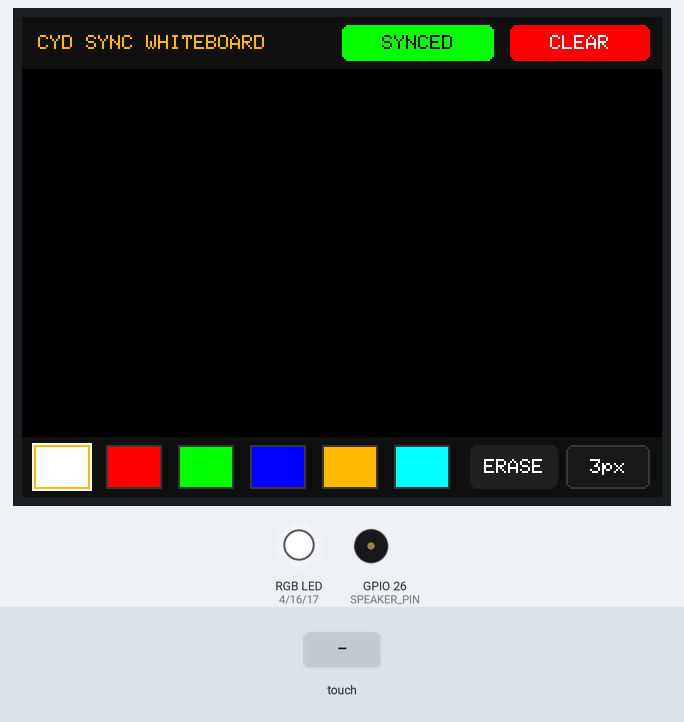
A program run on a simulated ESP32. Shown: 320×240 colour display, an RGB LED mixed from three pins (HIGH = lit), buzzer (waves = sounding). Inputs (shaded band) come from the test bench. What the program prints to the serial monitor is not drawn.

Above: at 0.6 s.
At 4.6 s:
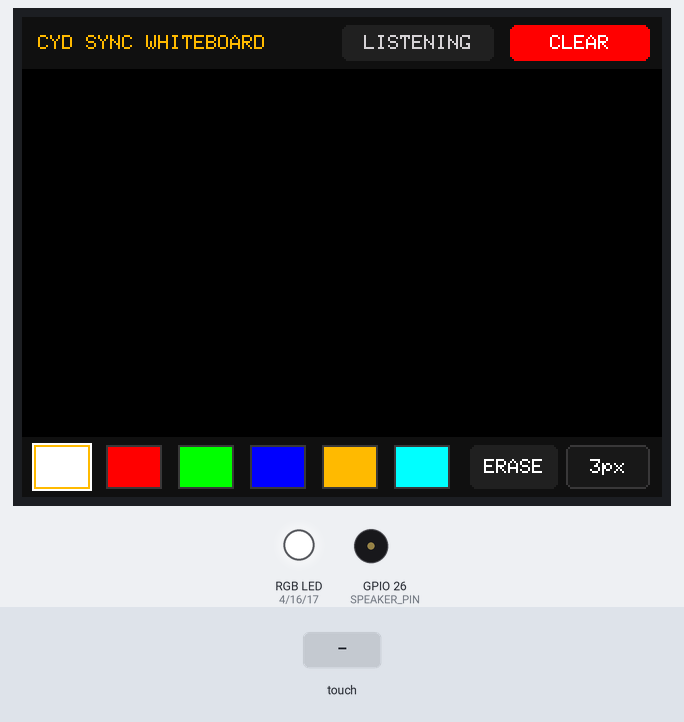
4.7 s: touch panel pressed at 13 % / 10 % of its raw x / y range
7.5 s: touch panel pressed at 38 % / 90 % of its raw x / y range
At 8.5 s:
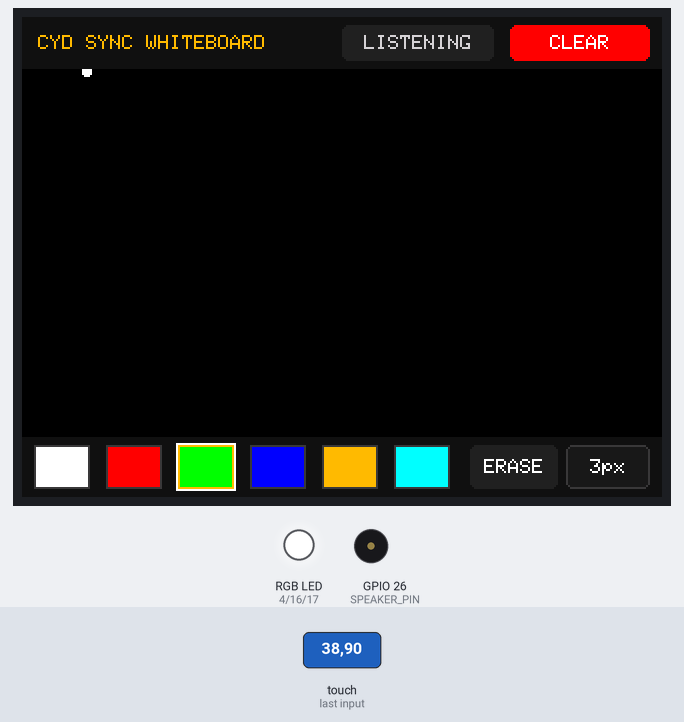
9.0 s: touch panel pressed at 38 % / 10 % of its raw x / y range
11.5 s: touch panel pressed at 13 % / 90 % of its raw x / y range
At 12.7 s:
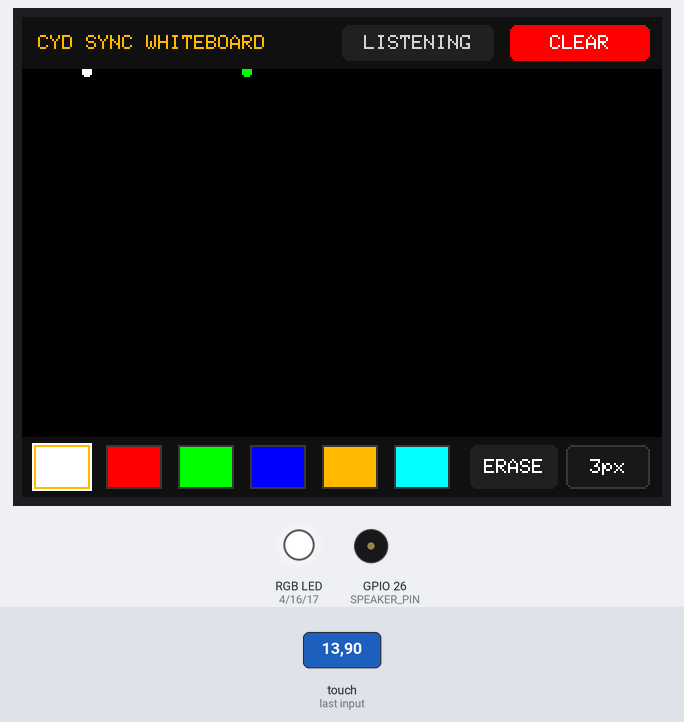
Timing chart, 0 to 14.0 s (numbered marks = the images above; inputs shaded):
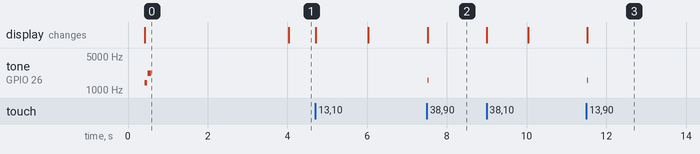

The program:

main.cpp
```cpp
/**
 * @file main.cpp
 * @brief 32 - CYD-to-CYD Synchronous Collaborative Touch Whiteboard
 * @author Tushar Aggarwal (tushar2704)
 * @repository https://github.com/tushar2704/Cheap-Yellow-Display-Community
 *
 * Community Channels:
 * - Tech & Coding: https://youtube.com/@IamNotIntoTech
 * - 3D Printing & Enclosure: https://youtube.com/@Makerrdesigns
 *
 * Hardware:
 * - Two or more ESP32-2432S028R Cheap Yellow Displays
 * - Protocol: Raw ESP-NOW (Sub-5ms Vector Segment Streaming)
 * - Speakers: FM8002A (GPIO 26)
 * - RGB LEDs: GPIO 4, 16, 17
 */

#include <Arduino.h>
#include <SPI.h>
#include <WiFi.h>
#include <esp_now.h>
#include <TFT_eSPI.h>
#include <XPT2046_Touchscreen.h>

// Hardware Pin Definitions
#define XPT2046_IRQ   36
#define XPT2046_MOSI  13
#define XPT2046_MISO  12
#define XPT2046_CLK   14
#define XPT2046_CS    33

#define LED_RED       4
#define LED_GREEN     16
#define LED_BLUE      17
#define SPEAKER_PIN   26

// Touchscreen Calibration
#define TS_MINX 300
#define TS_MAXX 3800
#define TS_MINY 200
#define TS_MAXY 3700

// Initialize Display & Touch
TFT_eSPI tft = TFT_eSPI();
SPIClass touchSPI(VSPI);
XPT2046_Touchscreen ts(XPT2046_CS, XPT2046_IRQ);

// Packet Definitions
#define PKT_DRAW_SEGMENT 0x01
#define PKT_CLEAR_CANVAS 0x02
#define PKT_PING         0x03

struct __attribute__((packed)) StrokePacket {
  uint8_t msgType;
  int16_t x0;
  int16_t y0;
  int16_t x1;
  int16_t y1;
  uint16_t color;
  uint8_t width;
};

uint8_t broadcastMac[] = {0xFF, 0xFF, 0xFF, 0xFF, 0xFF, 0xFF};

// State
uint16_t currentColor = TFT_WHITE;
uint8_t currentStrokeWidth = 2; // 1 = thin, 3 = thick
bool isEraser = false;
int lastTouchX = -1;
int lastTouchY = -1;
bool wasTouching = false;
unsigned long lastPeerSeen = 0;

void setRgb(bool r, bool g, bool b) {
  digitalWrite(LED_RED, r ? LOW : HIGH);
  digitalWrite(LED_GREEN, g ? LOW : HIGH);
  digitalWrite(LED_BLUE, b ? LOW : HIGH);
}

void playBeep(int freq, int dur) {
  tone(SPEAKER_PIN, freq, dur);
}

void drawThickLine(int x0, int y0, int x1, int y1, uint16_t color, uint8_t width) {
  if (width <= 1) {
    tft.drawLine(x0, y0, x1, y1, color);
  } else {
    // Render circle brush caps for smooth vector lines
    tft.drawLine(x0, y0, x1, y1, color);
    tft.drawLine(x0 + 1, y0, x1 + 1, y1, color);
    tft.drawLine(x0, y0 + 1, x1, y1 + 1, color);
    tft.fillCircle(x0, y0, width, color);
    tft.fillCircle(x1, y1, width, color);
  }
}

void clearCanvasLocal() {
  tft.fillRect(0, 26, 320, 184, TFT_BLACK);
}

void sendStrokePacket(uint8_t type, int16_t x0, int16_t y0, int16_t x1, int16_t y1, uint16_t col, uint8_t w) {
  StrokePacket pkt;
  pkt.msgType = type;
  pkt.x0 = x0;
  pkt.y0 = y0;
  pkt.x1 = x1;
  pkt.y1 = y1;
  pkt.color = col;
  pkt.width = w;
  esp_now_send(broadcastMac, (uint8_t*)&pkt, sizeof(pkt));
}

// Receive Callback
void onDataRecv(const uint8_t *mac, const uint8_t *data, int len) {
  if (len == sizeof(StrokePacket)) {
    StrokePacket pkt;
    memcpy(&pkt, data, sizeof(pkt));
    lastPeerSeen = millis();

    if (pkt.msgType == PKT_DRAW_SEGMENT) {
      // Draw remote stroke
      drawThickLine(pkt.x0, pkt.y0, pkt.x1, pkt.y1, pkt.color, pkt.width);
    } else if (pkt.msgType == PKT_CLEAR_CANVAS) {
      clearCanvasLocal();
      setRgb(false, true, true);
      playBeep(900, 60);
      delay(70);
      setRgb(false, false, false);
    }
  }
}

void drawHeader() {
  tft.fillRect(0, 0, 320, 26, 0x1082); // Header bar

  tft.setTextColor(0xFDC0, 0x1082);
  tft.setTextSize(1);
  tft.setTextDatum(ML_DATUM);
  tft.drawString("CYD SYNC WHITEBOARD", 8, 13);

  // Status Badge
  bool linked = (millis() - lastPeerSeen < 4000);
  tft.fillRoundRect(160, 4, 76, 18, 3, linked ? 0x07E0 : 0x2104);
  tft.setTextColor(linked ? TFT_BLACK : TFT_LIGHTGREY, linked ? 0x07E0 : 0x2104);
  tft.setTextDatum(MC_DATUM);
  tft.drawString(linked ? "SYNCED" : "LISTENING", 198, 13);

  // Clear Button
  tft.fillRoundRect(244, 4, 70, 18, 3, 0xF800);
  tft.setTextColor(TFT_WHITE, 0xF800);
  tft.drawString("CLEAR", 279, 13);
}

void drawPalette() {
  tft.fillRect(0, 210, 320, 30, 0x1082);

  const uint16_t cols[] = {TFT_WHITE, TFT_RED, TFT_GREEN, TFT_BLUE, 0xFDC0, 0x07FF};
  for (int i = 0; i < 6; i++) {
    int x = 6 + i * 36;
    bool isSelected = (!isEraser && currentColor == cols[i]);
    tft.fillRect(x, 214, 28, 22, cols[i]);
    tft.drawRect(x, 214, 28, 22, isSelected ? 0xFDC0 : 0x39C7);
    if (isSelected) tft.drawRect(x - 1, 213, 30, 24, TFT_WHITE);
  }

  // Eraser Button
  tft.fillRoundRect(224, 214, 44, 22, 3, isEraser ? 0xFDC0 : 0x2104);
  tft.setTextColor(isEraser ? TFT_BLACK : TFT_WHITE, isEraser ? 0xFDC0 : 0x2104);
  tft.setTextSize(1);
  tft.setTextDatum(MC_DATUM);
  tft.drawString("ERASE", 246, 225);

  // Stroke Size Toggle Button
  tft.fillRoundRect(272, 214, 42, 22, 3, 0x18C3);
  tft.drawRoundRect(272, 214, 42, 22, 3, 0x39C7);
  tft.setTextColor(TFT_WHITE, 0x18C3);
  tft.drawString(currentStrokeWidth == 1 ? "1px" : "3px", 293, 225);
}

void setup() {
  Serial.begin(115200);
  delay(100);
  Serial.println("\n[CYD-32] CYD Collaborative Whiteboard Initializing...");

  pinMode(LED_RED, OUTPUT);
  pinMode(LED_GREEN, OUTPUT);
  pinMode(LED_BLUE, OUTPUT);
  pinMode(SPEAKER_PIN, OUTPUT);
  setRgb(false, false, false);

  tft.init();
  tft.setRotation(1);
  tft.fillScreen(TFT_BLACK);

  touchSPI.begin(XPT2046_CLK, XPT2046_MISO, XPT2046_MOSI, XPT2046_CS);
  ts.begin(touchSPI);
  ts.setRotation(1);

  // ESP-NOW Setup
  WiFi.mode(WIFI_STA);
  WiFi.disconnect();
  esp_now_init();
  esp_now_register_recv_cb(onDataRecv);

  esp_now_peer_info_t peerInfo = {};
  memcpy(peerInfo.peer_addr, broadcastMac, 6);
  peerInfo.channel = 1;
  peerInfo.encrypt = false;
  esp_now_add_peer(&peerInfo);

  drawHeader();
  clearCanvasLocal();
  drawPalette();

  playBeep(1400, 60);
  delay(80);
  playBeep(2200, 80);
}

unsigned long lastPing = 0;

void loop() {
  // Presence Ping
  if (millis() - lastPing > 2000) {
    lastPing = millis();
    sendStrokePacket(PKT_PING, 0, 0, 0, 0, 0, 0);
    drawHeader();
  }

  // Touch Handling
  if (ts.touched()) {
    TS_Point p = ts.getPoint();
    int x = map(p.x, TS_MINX, TS_MAXX, 0, 320);
    int y = map(p.y, TS_MINY, TS_MAXY, 0, 240);
    x = constrain(x, 0, 319);
    y = constrain(y, 0, 239);

    // Header Touches (y <= 26)
    if (y <= 26) {
      // Clear Button (x >= 244)
      if (x >= 244) {
        clearCanvasLocal();
        sendStrokePacket(PKT_CLEAR_CANVAS, 0, 0, 0, 0, 0, 0);
        playBeep(800, 40);
        delay(200);
      }
      return;
    }

    // Palette Touches (y >= 210)
    if (y >= 210) {
      const uint16_t cols[] = {TFT_WHITE, TFT_RED, TFT_GREEN, TFT_BLUE, 0xFDC0, 0x07FF};
      // Color boxes
      if (x < 220) {
        int idx = (x - 6) / 36;
        if (idx >= 0 && idx < 6) {
          currentColor = cols[idx];
          isEraser = false;
          drawPalette();
          playBeep(1600, 20);
          delay(150);
        }
      }
      // Eraser (224 to 268)
      else if (x >= 224 && x <= 268) {
        isEraser = !isEraser;
        drawPalette();
        playBeep(1400, 20);
        delay(150);
      }
      // Width Toggle (272 to 314)
      else if (x >= 272) {
        currentStrokeWidth = (currentStrokeWidth == 1) ? 3 : 1;
        drawPalette();
        playBeep(1800, 20);
        delay(150);
      }
      return;
    }

    // Canvas Drawing Area (26 < y < 210)
    if (y > 26 && y < 210) {
      uint16_t drawCol = isEraser ? TFT_BLACK : currentColor;
      uint8_t drawW = isEraser ? 6 : currentStrokeWidth;

      if (wasTouching && lastTouchX >= 0) {
        drawThickLine(lastTouchX, lastTouchY, x, y, drawCol, drawW);
        sendStrokePacket(PKT_DRAW_SEGMENT, lastTouchX, lastTouchY, x, y, drawCol, drawW);
      } else {
        tft.fillCircle(x, y, drawW, drawCol);
        sendStrokePacket(PKT_DRAW_SEGMENT, x, y, x, y, drawCol, drawW);
      }
      lastTouchX = x;
      lastTouchY = y;
      wasTouching = true;
    }
  } else {
    wasTouching = false;
    lastTouchX = -1;
    lastTouchY = -1;
  }

  delay(10);
}
```

Measured:
- after the input at 7.5 s, tone on GPIO 26 (SPEAKER_PIN): silent → 1600 Hz at once, → silent 0.02 s later; the display: changes at once (image 2)
- after the input at 11.5 s, tone on GPIO 26 (SPEAKER_PIN): silent → 1600 Hz at once, → silent 0.02 s later; the display: changes at once (image 3)
- what the display in image 0 shows lasts 3.6 s, from 0.4 s to 4.0 s
